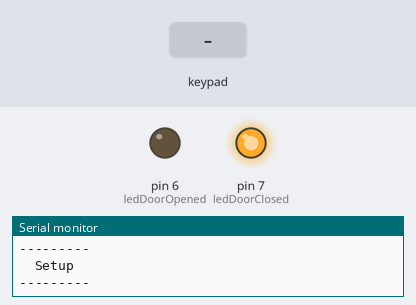
This sketch was run on a simulated Arduino Uno, built with avr-gcc and run on an emulated ATmega328P. Shown: output pins drawn as LEDs (lit = HIGH), the last lines printed to the serial monitor. Inputs (shaded band) come from the test bench.

Above: at 1.2 s.
1.3 s: key 'A' pressed
At 2.2 s:
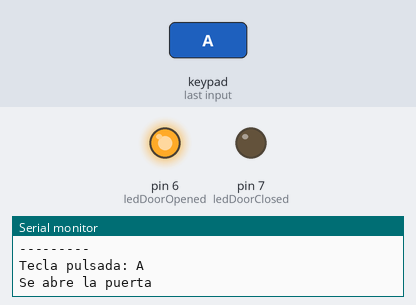
2.8 s: keypad keys 2 3 4 5 pressed 0.4 s apart
7.4 s: key 'B' pressed
8.9 s: keypad keys 2 3 4 5 # pressed 0.4 s apart
12.4 s: key 'C' pressed
13.9 s: keypad keys 2 3 4 5 * pressed 0.4 s apart
Timing chart, 0 to 16.9 s (numbered marks = the images above; inputs shaded):
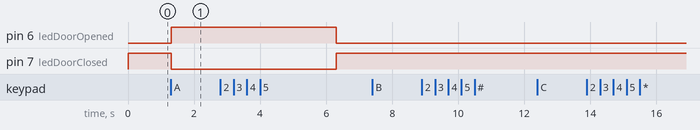

The sketch:

Ejercicio2.1.ino
```cpp
/*
 * Circuito disponible en Tinkercad en el siguiente enlace:
 * https://www.tinkercad.com/things/hlJc0ERJcDu
 *
 * La sección "Código" está vacía. Hay que copiar el código de
 * este fichero e introducirlo ahí para probar el funcionamiento.
 */

#include <Keypad.h>

// Pines utilizados para los estados abierto y cerrado de la puerta
const int ledDoorOpened = 6; // es un led rojo, que cuando está encendido indica puerta abierta/abriéndose
const int ledDoorClosed = 7; // es un led verde, que cuando está encendido indica puerta cerrada/cerrándose

// Teclado
const byte numRows = 4; // numero de filas del teclado
const byte numColumns = 4; // numero de columnas del teclado
// Matriz con todas las teclas del teclado
char keys[numRows][numColumns] = {
  {'1', '2', '3', 'A'},
  {'4', '5', '6', 'B'},
  {'7', '8', '9', 'C'},
  {'*', '0', '#', 'D'}
};
byte rowsPins[numRows] = {2, 3, 4, 5}; // Pines utilizados para las filas
byte columnsPins[numColumns] = {A0, A1, A2, A3}; // Pines utilizados para las columnas

// Creamos un objeto Keypad que representa el teclado
Keypad _keypad = Keypad(makeKeymap(keys), rowsPins, columnsPins, numRows, numColumns);

void setup() {
  Serial.begin(9600);
  Serial.println("\n---------\n  Setup\n---------");

  // Salidas de los leds
  pinMode(ledDoorOpened, OUTPUT);
  pinMode(ledDoorClosed, OUTPUT);

  // Inicialmente la puerta está cerrada
  digitalWrite(ledDoorClosed, HIGH);
}

void loop() {
  // Obtenemos la tecla pulsada (devuelve '\0' si no se pulsó ninguna)
  char key = _keypad.getKey();

  // Si se pulsó alguna tecla
  if (key != '\0') {
    Serial.println("Tecla pulsada: " + String(key));

    // Si la tecla pulsada es la A
    if (key == 'A') {
      // Abrimos la puerta durante 5 segundos
      openTheDoorFor5Seconds();
    }
  }
}


void openTheDoorFor5Seconds() {
  openTheDoor();
  delay(5000);
  closeTheDoor();
}

void openTheDoor() {
  Serial.println("Se abre la puerta");
  digitalWrite(ledDoorClosed, LOW);
  digitalWrite(ledDoorOpened, HIGH);
}

void closeTheDoor() {
  Serial.println("Se cierra la puerta");
  digitalWrite(ledDoorClosed, HIGH);
  digitalWrite(ledDoorOpened, LOW);
}
```

Measured:
- after the input at 1.3 s, pin 6 (ledDoorOpened): LOW → HIGH at once; pin 7 (ledDoorClosed): HIGH → LOW at once
